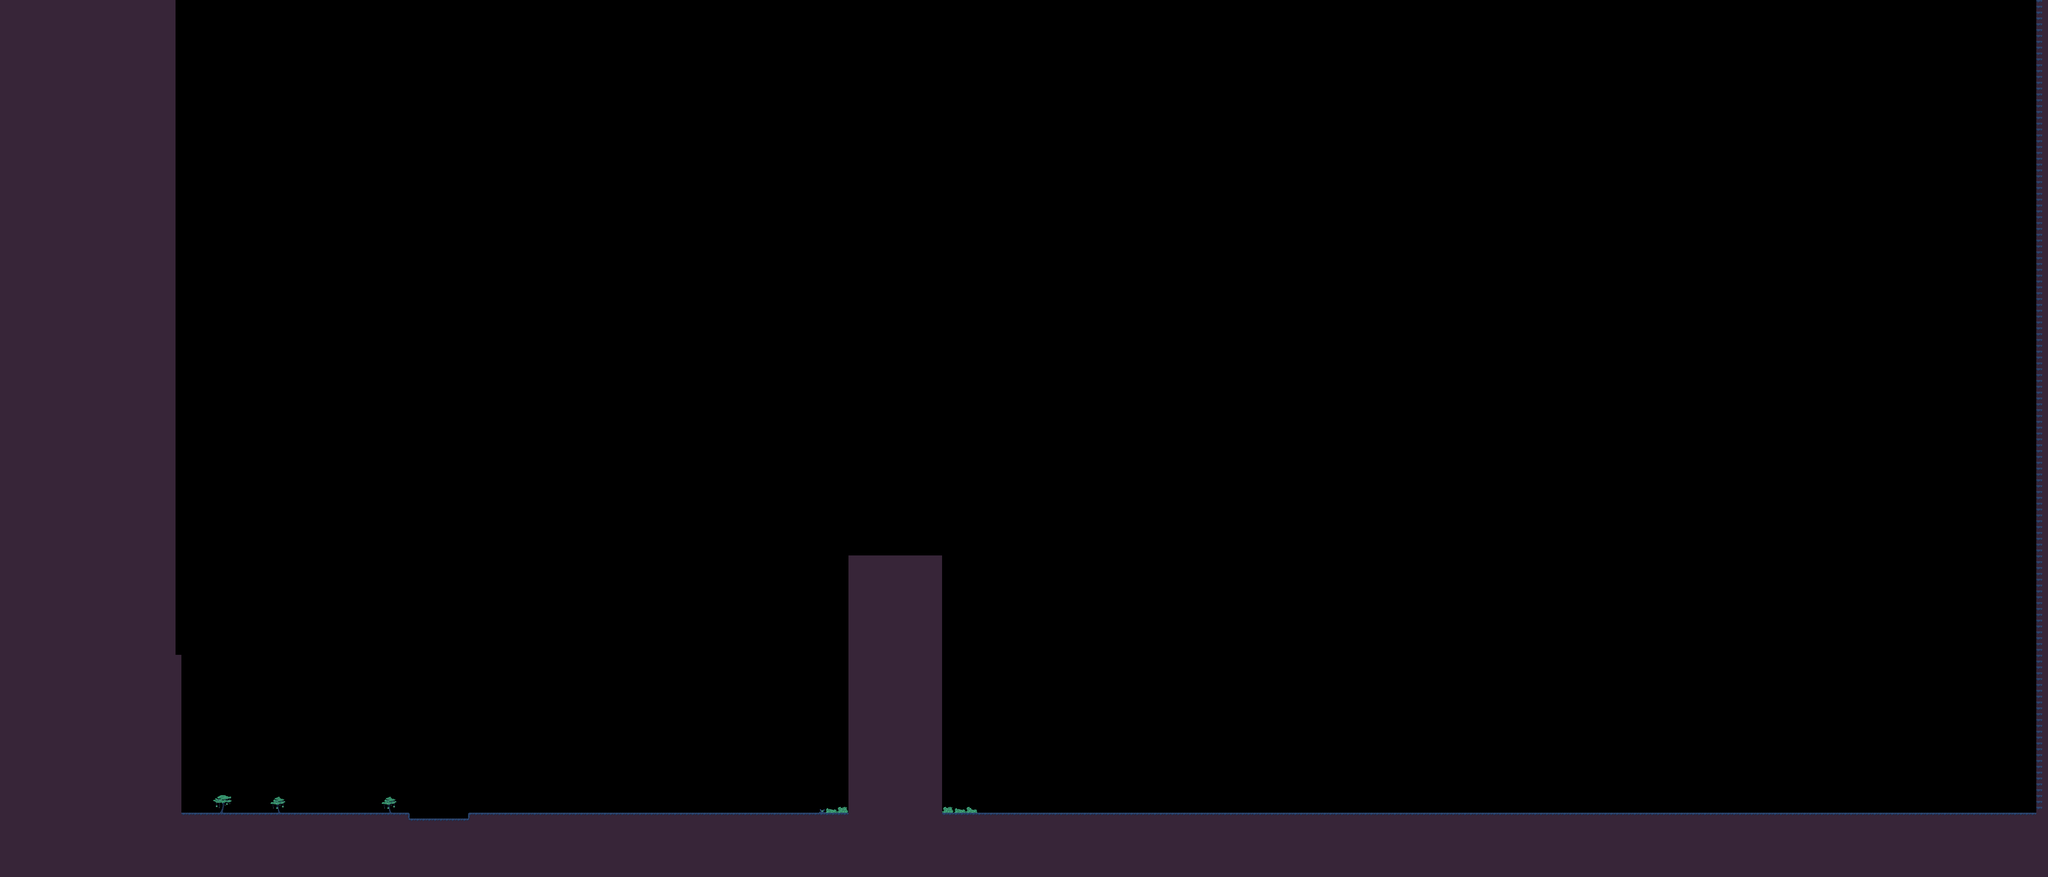

A level layout from a 2D game, rendered from its tile map. Below: a short description, then the map file with tile-grid data replaced by summaries:
An orthogonal 350x150 tile map with 16x16 px tiles, 3 tile layers (No_hitbox, Enviroment, Tile Layer 1), 3 tilesets and 31 objects (10x GXPEngine.Spike, 4x GXPEngine.Items, 2x GXPEngine.Waypoint, GXPEngine.Gate, GXPEngine.Player, ...).

<map version="1.5" tiledversion="1.7.2" orientation="orthogonal" renderorder="right-down" width="350" height="150" tilewidth="16" tileheight="16" infinite="0" nextlayerid="9" nextobjectid="57">
 <tileset firstgid="1" name="mellowautotiles" tilewidth="16" tileheight="16" tilecount="56" columns="8">
  <image source="../Terrain/mellowautotiles.png" width="128" height="112" />
 </tileset>
 <tileset firstgid="57" name="mellowplatformertileset" tilewidth="16" tileheight="16" tilecount="128" columns="16">
  <image source="../Terrain/mellowplatformertileset.png" width="256" height="128" />
 </tileset>
 <tileset firstgid="185" name="Alian Tree" tilewidth="64" tileheight="64" tilecount="1" columns="1">
  <image source="../Terrain/Alian Tree.png" width="64" height="64" />
 </tileset>
 <objectgroup id="4" name="Other objects">
  <object id="43" type="GXPEngine.Gate" x="4832" y="2192" width="32" height="32" />
 </objectgroup>
 <objectgroup id="2" name="Players &amp; Enemies">
  <object id="1" type="GXPEngine.Player" x="672" y="2192" width="15" height="32" />
  <object id="2" type="GXPEngine.Enemy" x="1664" y="2192" width="30" height="30">
   <properties>
    <property name="Damage" type="int" value="1" />
    <property name="EnemyFileName" value="blue_slime.png" />
    <property name="HP" type="int" value="4" />
    <property name="ItemDropped" type="int" value="116" />
   </properties>
  </object>
  <object id="15" name="Waypoint_2" type="GXPEngine.Waypoint" gid="2" x="1792" y="2224" width="16" height="16" />
  <object id="16" name="Waypoint_1" type="GXPEngine.Waypoint" gid="2" x="1536" y="2224" width="16" height="16" />
 </objectgroup>
 <objectgroup id="8" name="Items">
  <object id="46" type="GXPEngine.Items" x="3200" y="2208" width="16" height="16">
   <properties>
    <property name="ItemNumber" type="int" value="28" />
   </properties>
  </object>
  <object id="50" type="GXPEngine.Items" x="3520" y="2208" width="16" height="16">
   <properties>
    <property name="ItemNumber" type="int" value="110" />
   </properties>
  </object>
  <object id="52" type="GXPEngine.Items" x="3824" y="2208" width="16" height="16">
   <properties>
    <property name="ItemNumber" type="int" value="21" />
   </properties>
  </object>
  <object id="54" type="GXPEngine.Items" x="4096" y="2208" width="16" height="16">
   <properties>
    <property name="ItemNumber" type="int" value="12" />
   </properties>
  </object>
 </objectgroup>
 <layer id="5" name="No_hitbox" width="350" height="150">
  <data>[52500 cells, 8532 non-empty, 28 distinct tile ids]</data>
 </layer>
 <layer id="7" name="Enviroment" width="350" height="150">
  <data>[52500 cells, 11 non-empty, 5 distinct tile ids]</data>
 </layer>
 <layer id="1" name="Tile Layer 1" width="350" height="150">
  <data>[52500 cells, 521 non-empty, 4 distinct tile ids]</data>
 </layer>
 <objectgroup id="6" name="Spikes">
  <object id="28" type="GXPEngine.Spike" gid="89" x="1120" y="2240" width="16" height="16" />
  <object id="30" type="GXPEngine.Spike" gid="89" x="1136" y="2240" width="16" height="16" />
  <object id="31" type="GXPEngine.Spike" gid="90" x="1152" y="2240" width="16" height="16" />
  <object id="32" type="GXPEngine.Spike" gid="90" x="1216" y="2240" width="16" height="16" />
  <object id="33" type="GXPEngine.Spike" gid="90" x="1264" y="2240" width="16" height="16" />
  <object id="34" type="GXPEngine.Spike" gid="89" x="1184" y="2240" width="16" height="16" />
  <object id="35" type="GXPEngine.Spike" gid="89" x="1200" y="2240" width="16" height="16" />
  <object id="36" type="GXPEngine.Spike" gid="90" x="1168" y="2240" width="16" height="16" />
  <object id="37" type="GXPEngine.Spike" gid="90" x="1248" y="2240" width="16" height="16" />
  <object id="38" type="GXPEngine.Spike" gid="89" x="1232" y="2240" width="16" height="16" />
 </objectgroup>
 <objectgroup id="3" name="Text">
  <object id="4" x="593.167" y="2044.17" width="155" height="117.667">
   <text wrap="1" color="#ffffff" halign="center" valign="center">Welcome, Legend
 A or D 
To move
 and
 Press SHIFT
 To run</text>
  </object>
  <object id="5" x="1150.17" y="2077.17" width="113.667" height="60.3333">
   <text wrap="1" color="#ffffff" halign="center" valign="center">Press SPACE 
To jump</text>
  </object>
  <object id="39" x="1492.17" y="2066.17" width="295" height="101.333">
   <text wrap="1" color="#ffffff">This is one of the enemies
You may jump over it
Or kill it (it drops helpful items)
Press left click to attack</text>
  </object>
  <object id="40" x="2062.5" y="2033.17" width="180.333" height="92.3333">
   <text wrap="1" color="#ffffff" halign="center" valign="center">Looks like a dead end
Or is it?</text>
  </object>
  <object id="41" x="2624.83" y="2061.83" width="191" height="99">
   <text wrap="1" color="#ffffff" halign="center" valign="center">Secret entrances will always have
vegetation at their entrances</text>
  </object>
  <object id="47" x="3157.83" y="2118.5" width="112.333" height="49.6667">
   <text fontfamily="MS Shell Dlg 2" pixelsize="12" wrap="1" color="#ffffff" halign="center" valign="center">This is the key for the portal
to end the level</text>
  </object>
  <object id="48" x="4768" y="2112" width="145.667" height="79">
   <text fontfamily="MS Shell Dlg 2" pixelsize="12" wrap="1" color="#ffffff" halign="center" valign="center">And this is the portal
Congratulations!
Press E to open and enter the portal</text>
  </object>
  <object id="49" x="3443.17" y="2119.83" width="153" height="43.6667">
   <text fontfamily="MS Shell Dlg 2" pixelsize="12" wrap="1" color="#ffffff" halign="center" valign="center">Items that look like a weapon increase damage
by 1</text>
  </object>
  <object id="51" x="3744" y="2112" width="153" height="43.6667">
   <text fontfamily="MS Shell Dlg 2" pixelsize="12" wrap="1" color="#ffffff" halign="center" valign="center">Items that look like a gold chain increase HP
by 1 heart</text>
  </object>
  <object id="53" x="4016" y="2112" width="153" height="43.6667">
   <text fontfamily="MS Shell Dlg 2" pixelsize="12" wrap="1" color="#ffffff" halign="center" valign="center">Items that look like a silver chain restore HP
by half a heart</text>
  </object>
  <object id="55" type="GXPEngine.MagicTree" gid="185" x="4400" y="2224" width="64" height="64" />
  <object id="56" x="4317" y="2084" width="242" height="81">
   <text fontfamily="MS Shell Dlg 2" pixelsize="12" wrap="1" color="#ffffff" halign="center" valign="center">This is a wish tree
You sacrifice a hearth continer for an item
(It can give the key as well)
Press E to interact with it</text>
  </object>
 </objectgroup>
</map>
